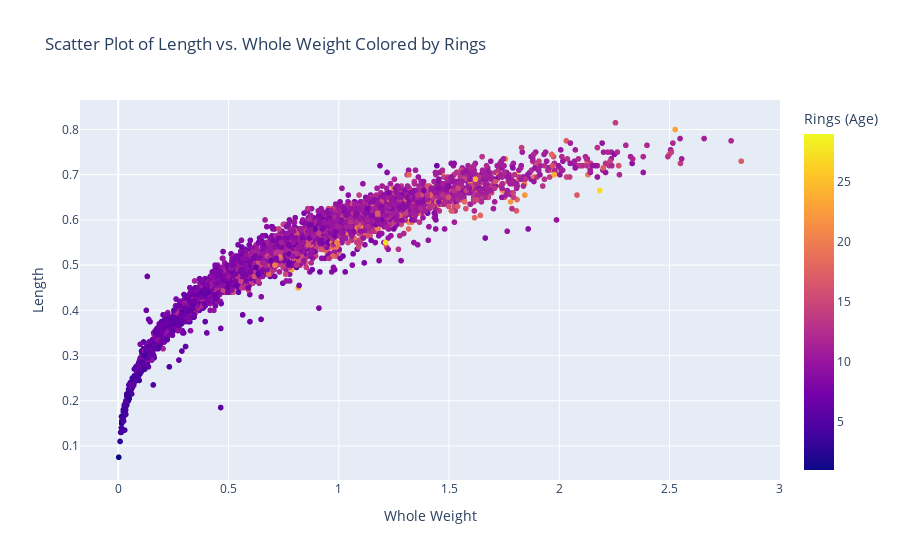

Notebook code cell kept with this figure:
### Code cell
import plotly.express as px


df_plot = X.copy()
df_plot['Rings'] = y.Rings


fig = px.scatter(df_plot, x='Whole_weight', y='Length', color='Rings',
                 labels={'Whole_weight': 'Whole Weight', 'Length': 'Length', 'Rings': 'Rings (Age)'},
                 title='Scatter Plot of Length vs. Whole Weight Colored by Rings')
fig.show()

### Figure 1 — Plotly figure (JSON) as saved in the notebook; plotly's stock layout.template omitted (floating-point values rounded to 4 significant figures; data arrays with more than 128 entries replaced by an {"elided": "..."} marker saying what was removed)
{"data": [{"hovertemplate": "Whole Weight=%{x}<br>Length=%{y}<br>Rings (Age)=%{marker.color}<extra></extra>", "legendgroup": "", "marker": {"color": {"elided": "4177 int values"}, "coloraxis": "coloraxis", "symbol": "circle"}, "mode": "markers", "name": "", "showlegend": false, "type": "scattergl", "x": {"elided": "4177 float values"}, "xaxis": "x", "y": {"elided": "4177 float values"}, "yaxis": "y"}], "layout": {"coloraxis": {"colorbar": {"title": {"text": "Rings (Age)"}}, "colorscale": [[0, "#0d0887"], [0.1111, "#46039f"], [0.2222, "#7201a8"], [0.3333, "#9c179e"], [0.4444, "#bd3786"], [0.5556, "#d8576b"], [0.6667, "#ed7953"], [0.7778, "#fb9f3a"], [0.8889, "#fdca26"], [1, "#f0f921"]]}, "legend": {"tracegroupgap": 0}, "title": {"text": "Scatter Plot of Length vs. Whole Weight Colored by Rings"}, "xaxis": {"anchor": "y", "domain": [0, 1], "title": {"text": "Whole Weight"}}, "yaxis": {"anchor": "x", "domain": [0, 1], "title": {"text": "Length"}}}}
